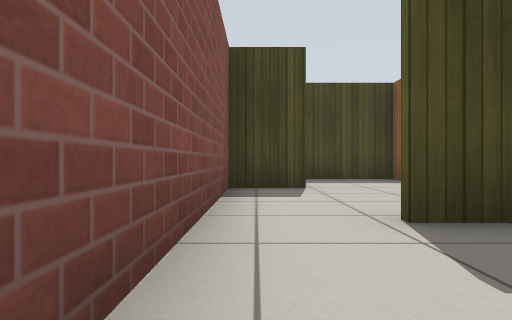
view 1 (above)

20 first-person views from a walk through a Gazebo world. The camera is 0.5 m above the floor, looks level and sees 75° across. The floor is counted in squares, 1 m on a side. Each view is taken from the middle of a square. On the plan, view 1 faces up. The plan holds only what a view shows up to about 9 squares ahead; the rest is blank. Gazebo's built-in surfaces are drawn with simple patterns.

view 2
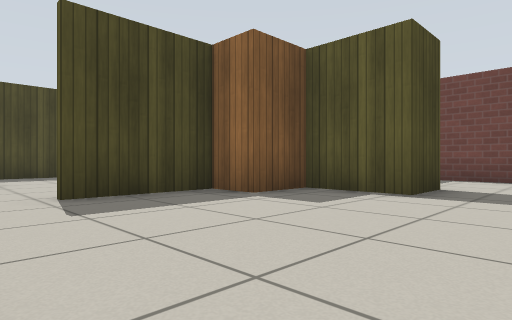

view 3
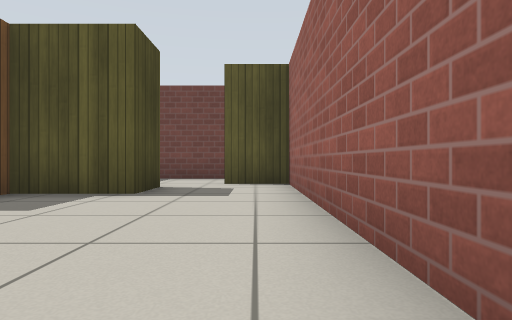

view 4
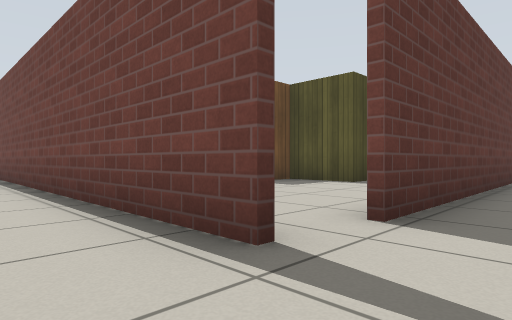

view 5
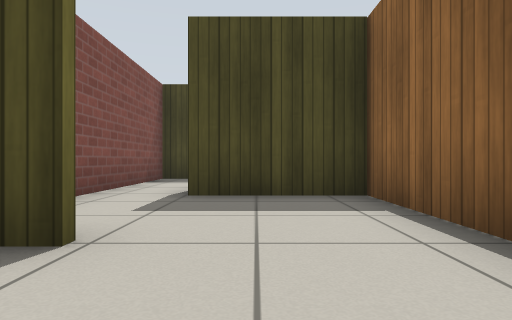

view 6
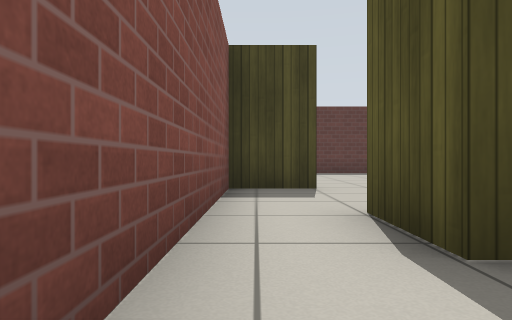

view 7
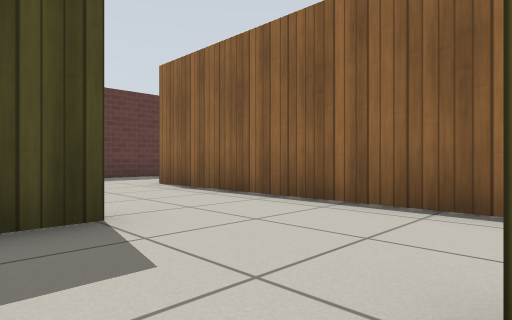

view 8
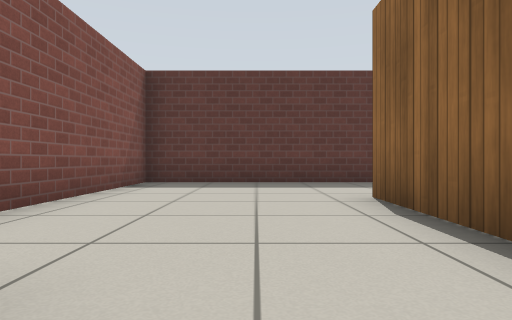

view 9
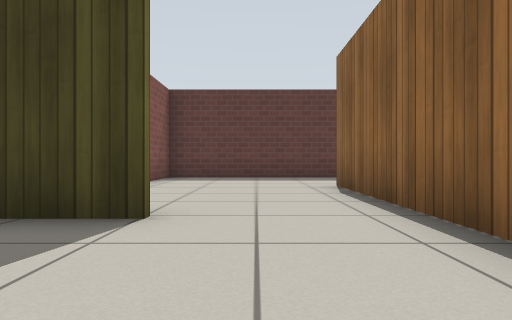

view 10
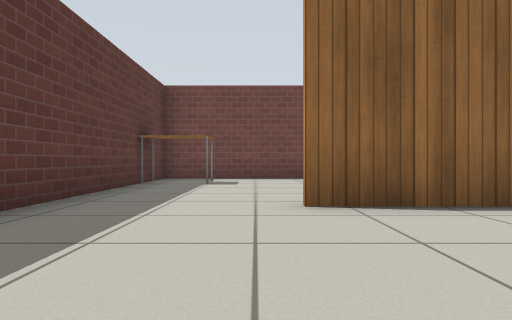

view 11
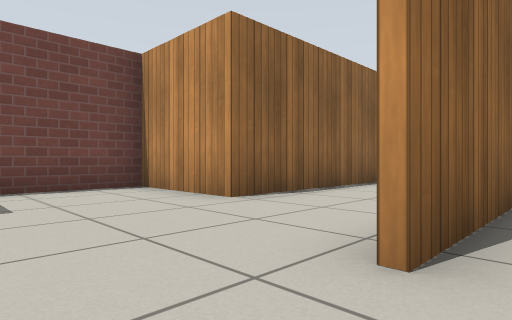

view 12
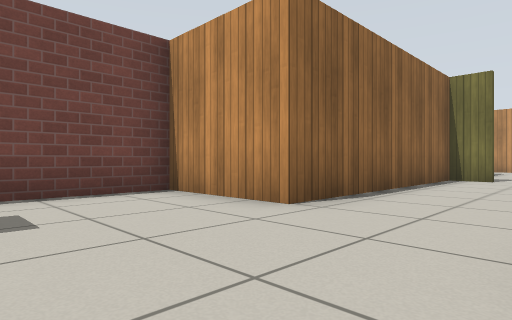

view 13
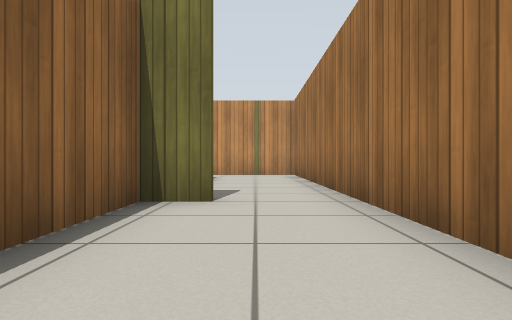

view 14
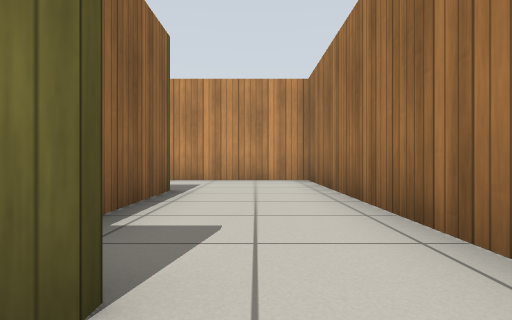

view 15
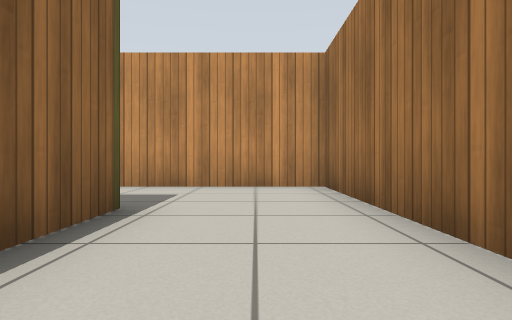

view 16
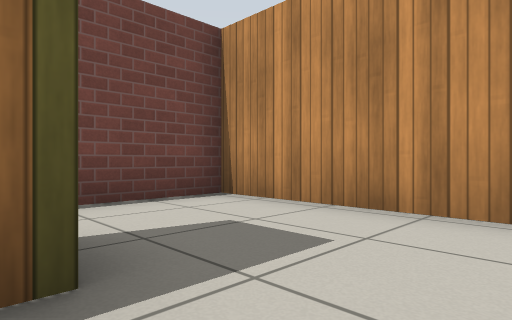

view 17
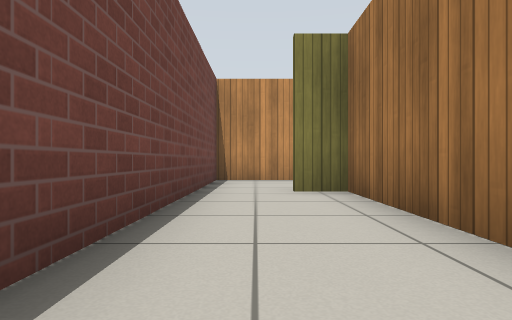

view 18
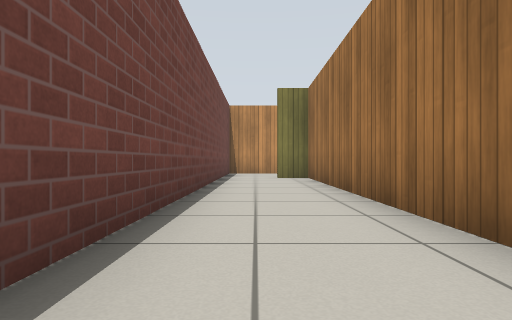

view 19
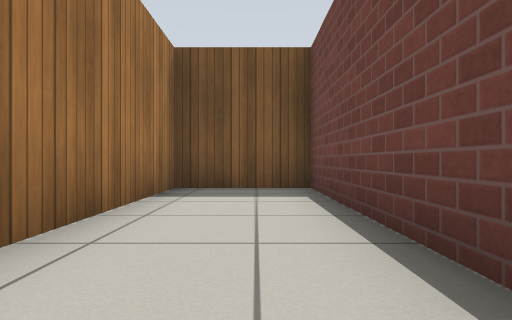

view 20
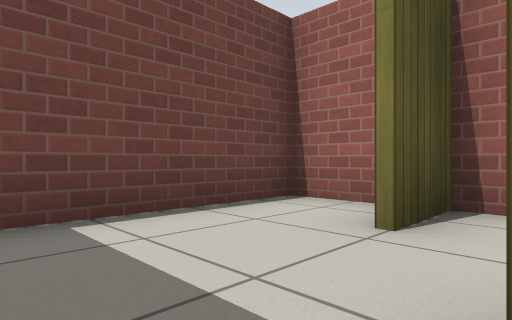

### Floor plan
Points are (right, up) in squares from view 1. A wall is a line through its corners. A room is listed if a view was taken in it or the views show most of it. See-through windows are left out.
Room 1 (views 1, 2, 3)
walls: (6.3, -0.2) (4.9, -0.2) (4.9, 1.6) (3.6, 1.6) (3.6, 2.6) (1.1, 2.6); (0.9, -2.7) (7, -2.7) (7, -1.2); (-0.5, 2.5) (-0.5, 0.5)
ways out: opening at (0.5, 3) to room 3; opening at (7, -1) to room 9; opening at (0, -3)
Room 2 (view 4)
walls: (9, 18.5) (9, 19.5) (8.4, 19.5); (-0.6, -2.8) (-0.6, 6.5)
ways out: opening at (-1, -3.5)
objects: table (7, 18) to (8, 19)
Room 3 (views 5, 6)
walls: (1, 5.9) (-0.5, 5.9) (-0.5, 2.5); (3.6, 6) (3.6, 8.7) (1.1, 8.7); (-0.5, 8.5) (-0.5, 7.5)
ways out: opening at (0.5, 3) to room 1; opening at (0, 9.5) to room 4
Room 4 (view 7)
walls: (1.1, 12.8) (-0.5, 12.8) (-0.5, 8.5); (1.1, 8.7) (1.1, 10.2)
ways out: opening at (0, 9.5) to room 3; opening at (1, 11.5) to room 5
Room 5 (views 8, 9)
walls: (3.6, 10.5) (3.6, 12.5)
ways out: opening at (1, 11.5) to room 4; opening at (2.5, 13) to room 6
Room 6 (views 10, 11, 12)
walls: (3.6, 12.5) (3.6, 16.5); (4.5, 19.5) (-0.5, 19.5) (-0.5, 15.1)
ways out: opening at (2.5, 13) to room 5; opening at (4, 17.5) to room 7
Room 7 (views 13, 14, 15, 16)
walls: (3.7, 11.4) (3.7, 1.8) (7.6, 1.8); (6.4, 9) (6.4, 15.1) (9, 15.1); (9, 15) (9, 18.5); (6.4, 4.5) (6.4, 7); (6.5, 19.5) (4.5, 19.5)
ways out: opening at (4, 17.5) to room 6; opening at (6.5, 3.5) to room 8
Room 8 (views 17, 18, 19)
walls: (9, 14.9) (6.5, 14.9) (6.5, 4.7) (7.5, 4.7); (7.6, 1.8) (9, 1.8) (9, 15)
ways out: opening at (6.5, 3.5) to room 7
Room 9 (view 20)
walls: (7.7, -2.7) (9, -2.7) (9, 0.6)
ways out: opening at (7, -1) to room 1

Positions as (right, up) in squares from view 1, and headings:
1: (0, 0), facing up
2: (0, -2), facing up-right
3: (0, -2), facing right
4: (-2, -4), facing up-right
5: (2, 4), facing up
6: (0, 7), facing up
7: (0, 10), facing up-right
8: (2, 12), facing up
9: (2, 10), facing up
10: (0, 17), facing right
11: (3, 18), facing down-right
12: (4, 18), facing down-right
13: (5, 13), facing down
14: (5, 10), facing down
15: (5, 8), facing down
16: (5, 5), facing down-right
17: (8, 10), facing down
18: (8, 14), facing down
19: (8, 9), facing up
20: (6, 1), facing down-right
